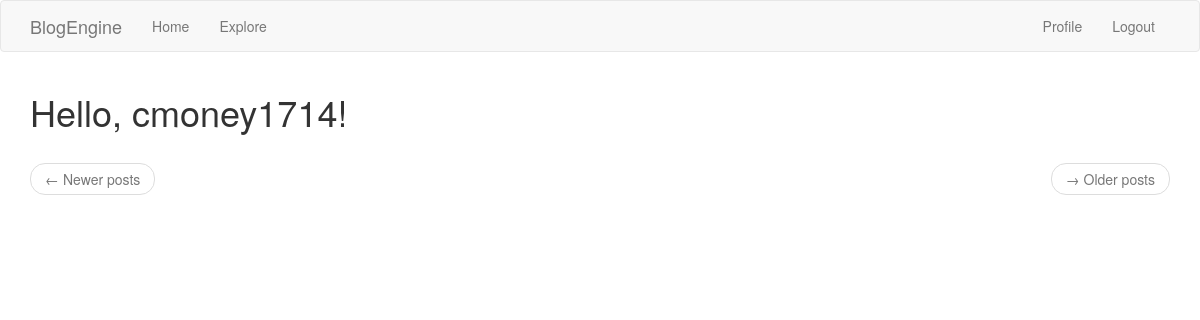
The app's page /explore (signed in), older data.
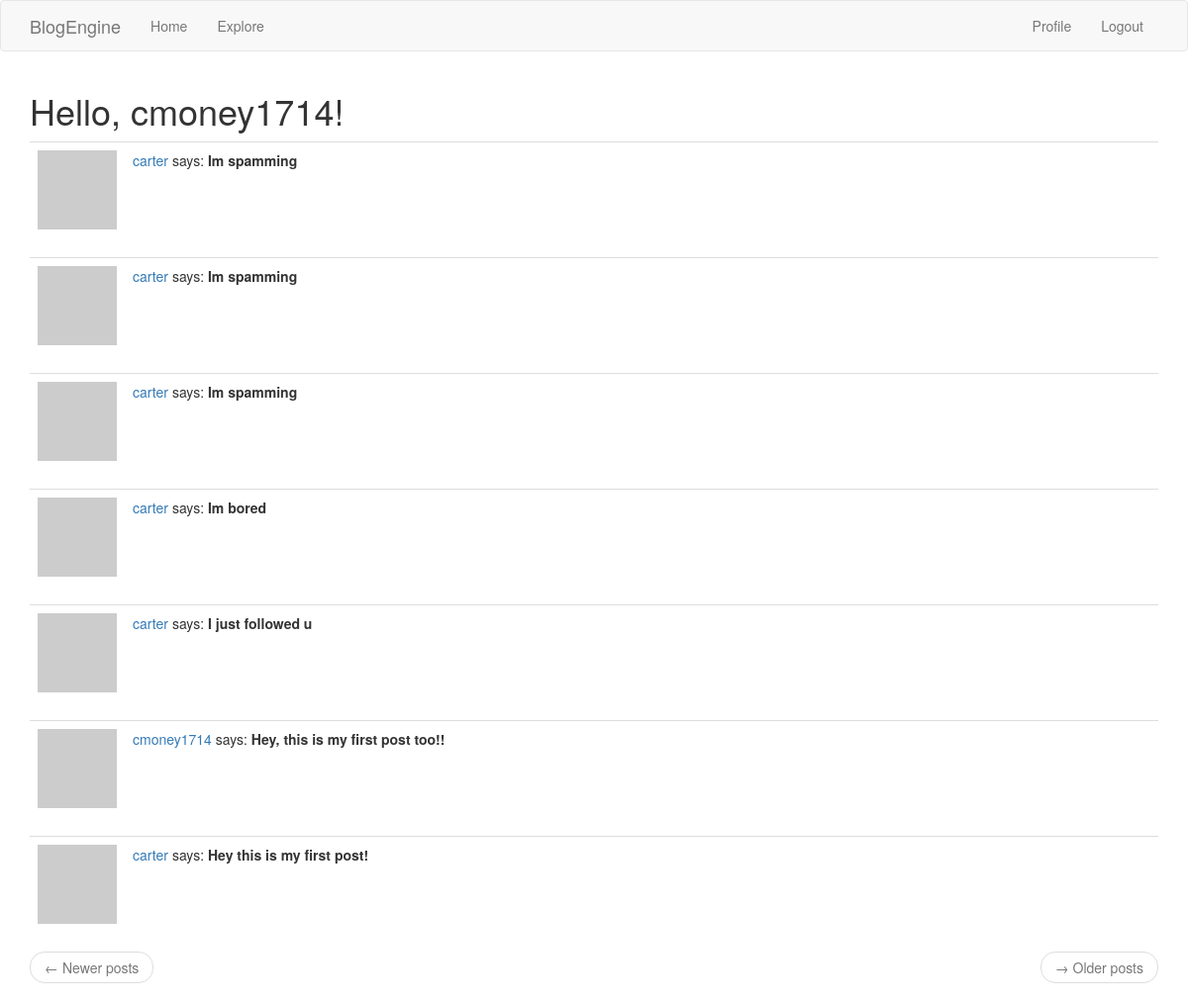
The same page, newer data.
### app/models.py (models this page shows, shortened)
class User(UserMixin, db.Model):
    id = db.Column(db.Integer, primary_key=True)
    username = db.Column(db.String(64), index=True, unique=True)
    email = db.Column(db.String(120), index=True, unique=True)
    password_hash = db.Column(db.String(128))
    posts = db.relationship('Post', backref='author', lazy='dynamic')
    about_me = db.Column(db.String(140))
    last_seen = db.Column(db.DateTime, index=True, default=datetime.utcnow)
    followed = db.relationship(
        'User', secondary=followers,
        primaryjoin=(followers.c.follower_id == id),
        secondaryjoin=(followers.c.followed_id == id),
        backref=db.backref('followers', lazy='dynamic'), lazy='dynamic'
    )
    def avatar(self, size):
        digest = md5(self.email.lower().encode('utf-8')).hexdigest()
        return 'https://www.gravatar.com/avatar/{}?d=identicon&s={}'.format(digest, size)

class Post(db.Model):
    id = db.Column(db.Integer, primary_key=True)
    body = db.Column(db.String(140))
    timestamp = db.Column(db.DateTime, index=True, default=datetime.utcnow)
    user_id = db.Column(db.Integer, db.ForeignKey('user.id'))

### app/routes.py (the view)
@app.route('/explore')
@login_required
def explore():
    page = request.args.get('page', 1, type=int)
    posts = Post.query.order_by(Post.timestamp.desc()).paginate(page, app.config['POSTS_PER_PAGE'], False)
    next_url = url_for('explore', page=posts.next_num) if posts.has_next else None
    prev_url = url_for('explore', page=posts.prev_num) if posts.has_prev else None
    return render_template('index.html', title='Explore', posts=posts.items, next_url=next_url, prev_url=prev_url)

### app/models.py (called while the page is built)
@login.user_loader
def load_user(id):
    return User.query.get(int(id))

### app/routes.py (called while the page is built)
@app.before_request
def before_request():
    if current_user.is_authenticated:
        current_user.last_seen = datetime.utcnow()
        db.session.commit()

### app/templates/index.html (shortened to what this page needs)
{% extends "base.html" %}
{% import 'bootstrap/wtf.html' as wtf %}
{% block app_content %}
    <h1>Hello, {{current_user.username}}!</h1>
    <div class="row">
        <div class="col-md-4">
        </div>
    </div>
    {% for post in posts %}
        {% include '_post.html' %}
    {% endfor %}
    <nav aria-label="pagination">
        <ul class="pager">
            <li class="previous{% if not prev_url %} disabled {% endif %}">
                <a href="{{ prev_url or '#' }}">
                    <span aria-hidden="true">&larr;</span> Newer posts
                </a>
            </li>
            <li class="next{% if not next_url %} disabled {% endif %}">
                <a href="{{ next_url or '#' }}">
                    <span aria-hidden="true">&rarr;</span> Older posts
                </a>
            </li>
        </ul>
    </nav>
{% endblock %}

### app/templates/base.html (shortened to what this page needs)
{% extends 'bootstrap/base.html' %}
{% block navbar %}
    <nav class="navbar navbar-default">
        <div class="container">
            <div class="navbar-header">
                <a class="navbar-brand" href="{{ url_for('index') }}">BlogEngine</a>
            </div>
            <div class="collapse navbar-collapse" id="bs-example-navbar-collapse-1">
                <ul class="nav navbar-nav">
                    <li><a href="{{ url_for('index') }}">Home</a></li>
                    <li><a href="{{ url_for('explore') }}">Explore</a></li>
                </ul>
                <ul class="nav navbar-nav navbar-right">
                    {% if current_user.is_anonymous %}
                    <li><a href="{{ url_for('login') }}">Login</a></li>
                    {% else %}
                    <li><a href="{{ url_for('user', username=current_user.username) }}">Profile</a></li>
                    <li><a href="{{ url_for('logout') }}">Logout</a></li>
                    {% endif %}
                </ul>
            </div>
        </div>
    </nav>
{% endblock navbar %}
{% block content %}
    <div class="container">
        {% block app_content %}{% endblock app_content %}
    </div>
{% endblock content %}

### app/templates/_post.html (shortened to what this page needs)
<table class="table table-hover">
    <tr>
        <td width="70px">
            <img src="{{ post.author.avatar(70) }}">
        </td>
        <td>
            <a href="{{ url_for('user', username=post.author.username) }}">
                {{ post.author.username }}
            </a>
            says:
            <b>
                {{ post.body }}
            </b>
        </td>
    </tr>
</table>

Row changes from the older to the newer data that the page shows:
added Post: author.username "carter", body "Im spamming"
added Post: author.username "carter", body "Im spamming"
added Post: author.username "carter", body "Im spamming"
added Post: author.username "carter", body "Im bored"
added Post: author.username "carter", body "I just followed u"
added Post: author.username "cmoney1714", body "Hey, this is my first post too!!"
added Post: author.username "carter", body "Hey this is my first post!"
